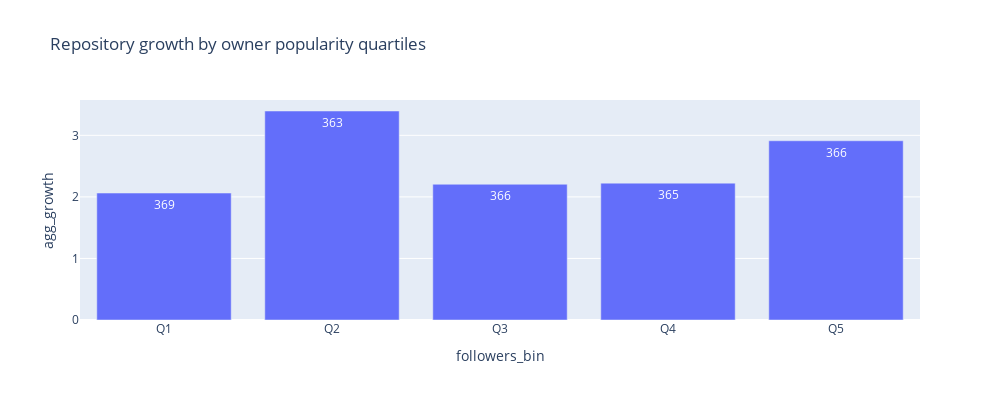

The notebook cell saved with this chart:
### Code cell
fig = px.bar(
    df.groupby('followers_bin').agg(agg_growth=('agg_growth', 'median'), count=('agg_growth', 'size')).reset_index(),
    x='followers_bin',
    y='agg_growth',
    text='count',
    title='Repository growth by owner popularity quartiles'
)
fig.show()

### Figure 1 — Plotly figure (JSON) as saved in the notebook; plotly's stock layout.template omitted (floating-point values rounded to 4 significant figures)
{"data": [{"hovertemplate": "followers_bin=%{x}<br>agg_growth=%{y}<br>count=%{text}<extra></extra>", "legendgroup": "", "marker": {"color": "#636efa", "pattern": {"shape": ""}}, "name": "", "orientation": "v", "showlegend": false, "text": [369.0, 363.0, 366.0, 365.0, 366.0], "textposition": "auto", "type": "bar", "x": ["Q1", "Q2", "Q3", "Q4", "Q5"], "xaxis": "x", "y": [2.063, 3.395, 2.205, 2.224, 2.912], "yaxis": "y"}], "layout": {"barmode": "relative", "height": 400, "legend": {"tracegroupgap": 0}, "title": {"text": "Repository growth by owner popularity quartiles"}, "width": 1000, "xaxis": {"anchor": "y", "domain": [0, 1], "title": {"text": "followers_bin"}}, "yaxis": {"anchor": "x", "domain": [0, 1], "title": {"text": "agg_growth"}}}}
